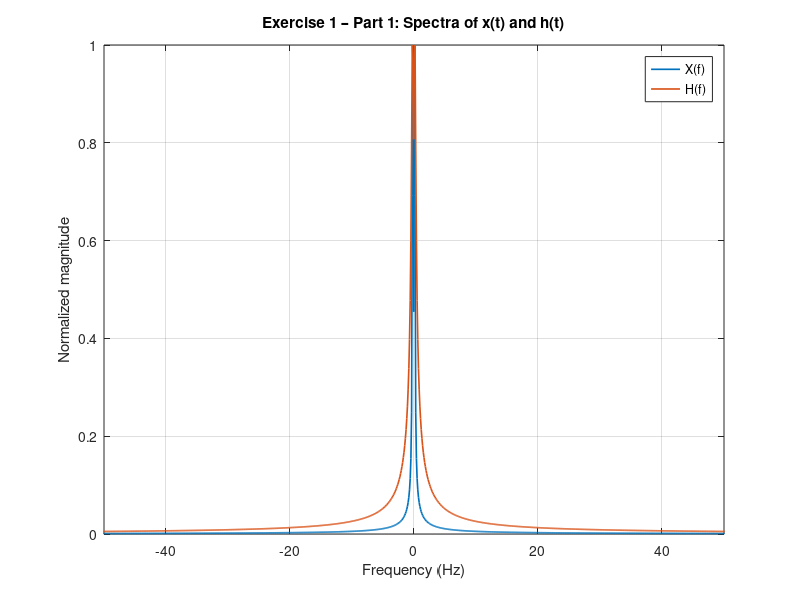
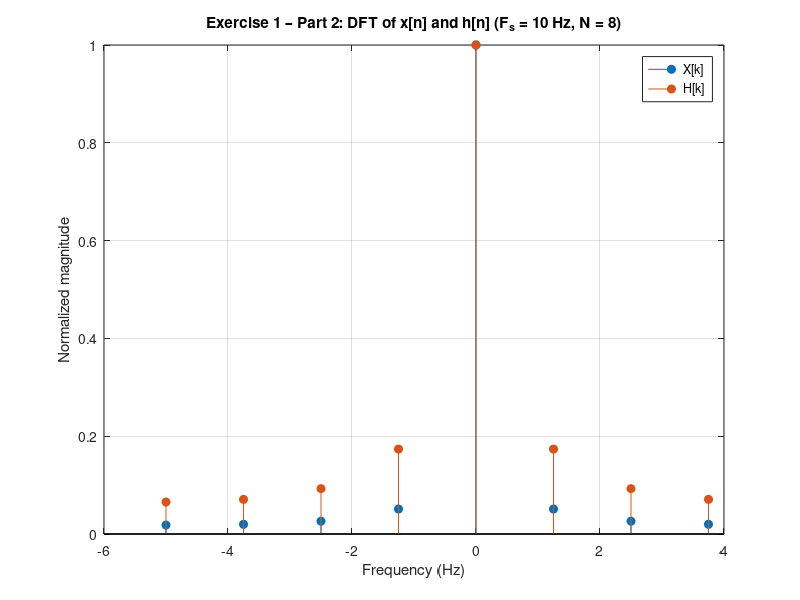
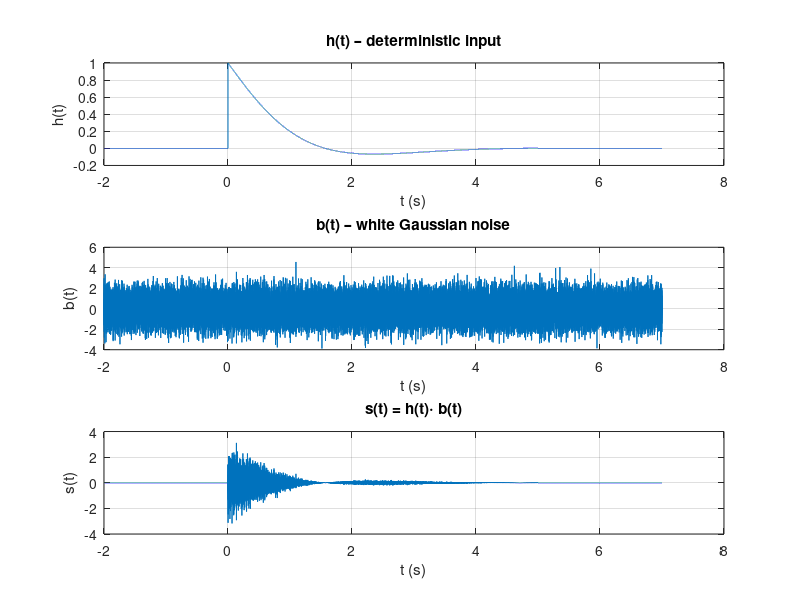
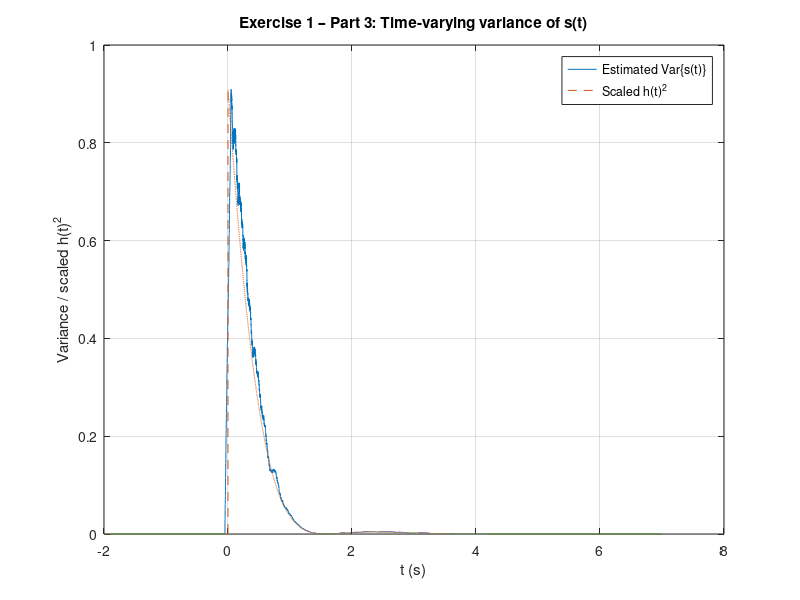

The MATLAB source for these figures, in order: (Note: this script raises an error after producing the figures.)
clear; close all; clc;

%% ===================================================================== %%
%  EXERCISE 1 – PART 1 : Analog Signals & Spectral Representation
%% ===================================================================== %%

% Continuous-time approximation (high Fs to mimic analog)
Fs_ct = 5000;                 % "continuous-time" sampling frequency [Hz]
Ts_ct = 1/Fs_ct;
t_start = -2;                 % signal observed from t = -2 ...
t_end   =  7;                 % ... to t = 7 seconds
t_ct    = t_start:Ts_ct:t_end;

% Window parameters
a = 0;                        % window start [s]
b = 5;                        % window end   [s]

% Continuous-time signals
w_ct = double((t_ct >= a) & (t_ct <= b));   % rectangular window w(t)
x_ct = cos(t_ct);                            % x(t) = cos(t)
y_ct = exp(-t_ct) .* (t_ct >= 0);           % y(t) = e^{-t} u(t)
h_ct = x_ct .* y_ct .* w_ct;                % h(t) = x(t) y(t) w(t)

% FFT of x(t) and h(t)
N_ct = numel(t_ct);
X_ct = fftshift( fft(x_ct) );
H_ct = fftshift( fft(h_ct) );

% Frequency axis (Hz)
f_ct = (-N_ct/2 : N_ct/2-1) * (Fs_ct/N_ct);

% Plot spectra of x(t) and h(t)
figure;
plot(f_ct, abs(X_ct)/max(abs(X_ct)), 'LineWidth', 1.2); hold on;
plot(f_ct, abs(H_ct)/max(abs(H_ct)), 'LineWidth', 1.2);
xlabel('Frequency (Hz)');
ylabel('Normalized magnitude');
legend('X(f)', 'H(f)');
title('Exercise 1 – Part 1: Spectra of x(t) and h(t)');
grid on;
xlim([-50 50]);    % zoom around low frequencies


%% ===================================================================== %%
%  EXERCISE 1 – PART 2 : Sampling & Spectral Representation
%% ===================================================================== %%

Fs_s = 10;                     % discrete-time sampling frequency [Hz]
Ts_s = 1/Fs_s;
N_dft = 8;                     % DFT length

n     = 0:N_dft-1;             % discrete index n
t_s   = n * Ts_s;              % corresponding continuous-time instants

% Sampled signals x[n], y[n], w[n], h[n]
w_n = double((t_s >= a) & (t_s <= b));    % window sampled
x_n = cos(t_s);                           % x[n]
y_n = exp(-t_s) .* (t_s >= 0);           % y[n]
h_n = x_n .* y_n .* w_n;                 % h[n]

% DFTs of length N_dft
Xk = fft(x_n, N_dft);
Hk = fft(h_n, N_dft);

% Shift zero frequency to the centre
Xk_shift = fftshift(Xk);
Hk_shift = fftshift(Hk);

% Frequency axis for shifted DFT (Hz)
k  = 0:N_dft-1;
f_s = (k - N_dft/2) * (Fs_s/N_dft);

% Plot DFT magnitudes
figure;
stem(f_s, abs(Xk_shift)/max(abs(Xk_shift)), 'filled'); hold on;
stem(f_s, abs(Hk_shift)/max(abs(Hk_shift)), 'filled');
xlabel('Frequency (Hz)');
ylabel('Normalized magnitude');
legend('X[k]', 'H[k]');
title(sprintf('Exercise 1 – Part 2: DFT of x[n] and h[n] (F_s = %g Hz, N = %d)', ...
              Fs_s, N_dft));
grid on;


%% ===================================================================== %%
%  EXERCISE 1 – PART 3 : Random Noise, ACF & PSD (Non-stationary Output)
%% ===================================================================== %%

% White noise b(t) : zero-mean, unit-variance Gaussian
b_ct = randn(size(t_ct));           % approx. E{b}=0, Var{b}=1

% Output process: s(t) = h(t) * b(t) (pointwise product)
s_ct = h_ct .* b_ct;

% --- Visualise h(t), b(t), and s(t) ---
figure;
subplot(3,1,1);
plot(t_ct, h_ct);
xlabel('t (s)'); ylabel('h(t)');
title('h(t) – deterministic input');
grid on;

subplot(3,1,2);
plot(t_ct, b_ct);
xlabel('t (s)'); ylabel('b(t)');
title('b(t) – white Gaussian noise');
grid on;

subplot(3,1,3);
plot(t_ct, s_ct);
xlabel('t (s)'); ylabel('s(t)');
title('s(t) = h(t)\cdot b(t)');
grid on;

% --- Time-varying variance (non-stationarity check) ---
winSamples = round(0.1 * Fs_ct);    % 0.1 s sliding window
var_s = movvar(s_ct, winSamples);

figure;
plot(t_ct, var_s, 'DisplayName','Estimated Var\{s(t)\}'); hold on;
plot(t_ct, h_ct.^2 / max(h_ct.^2) * max(var_s), '--', ...
     'DisplayName','Scaled h(t)^2');
xlabel('t (s)');
ylabel('Variance / scaled h(t)^2');
title('Exercise 1 – Part 3: Time-varying variance of s(t)');
legend('Location','best');
grid on;

% --- Empirical ACF and PSD (time-averaged, process is NOT WSS) ---
[Rs, lags_s] = xcorr(s_ct, 'biased');
tau_s = lags_s / Fs_ct;

figure;
plot(tau_s, Rs);
xlabel('\tau (s)');
ylabel('R_s(\tau)');
title('Estimated autocorrelation of s(t) (time-averaged)');
grid on;

figure;
pwelch(s_ct, [], [], [], Fs_ct);
title('Welch PSD estimate of s(t) (non-stationary process)');
grid on;


%% ===================================================================== %%
%  EXERCISE 2 – LTI System with White-Noise Input
%% ===================================================================== %%

% System: y[n] = x[n] + x[n-1] + x[n-2]  ->  h2 = [1 1 1]
h2 = [1 1 1];

% Input white Gaussian noise x[n], zero mean, variance sigma_x^2
N2       = 5e4;                  % number of samples
sigma_x2 = 1;                    % input variance
x2       = sqrt(sigma_x2) * randn(1, N2);

% Output y[n] of the LTI system
y2 = filter(h2, 1, x2);

% --- Theoretical autocorrelation R_y[m], m = -2..2 ---
Ry_theo   = sigma_x2 * conv(h2, fliplr(h2));  % [1 2 3 2 1]*sigma_x2
lags_theo = -2:2;

% --- Estimated autocorrelation from data (lags -2..2) ---
[Ry_est, lags_est] = xcorr(y2, 2, 'biased');

figure;
stem(lags_est, Ry_est, 'filled'); hold on;
stem(lags_theo, Ry_theo, 'LineWidth', 1.5);
xlabel('Lag m');
ylabel('R_y[m]');
legend('Estimated R_y[m]', 'Theoretical R_y[m]');
title('Exercise 2: Autocorrelation of y[n]');
grid on;

% --- PSD: theoretical vs Welch estimate ---
% Welch estimate (Fs = 1 for normalized frequency)
[Sy_est, f_est] = pwelch(y2, 1024, 512, 1024, 1);

% Theoretical PSD on same frequency grid
omega = 2*pi*f_est;                     % rad/sample
H_omega = 1 + exp(-1j*omega) + exp(-1j*2*omega);
Sy_theo = sigma_x2 * abs(H_omega).^2;

figure;
plot(f_est, Sy_theo, 'LineWidth', 1.5); hold on;
plot(f_est, Sy_est, '--');
xlabel('Normalized frequency (cycles/sample)');
ylabel('S_y');
legend('Theoretical PSD', 'Estimated PSD (Welch)');
title('Exercise 2: PSD of y[n]');
grid on;
